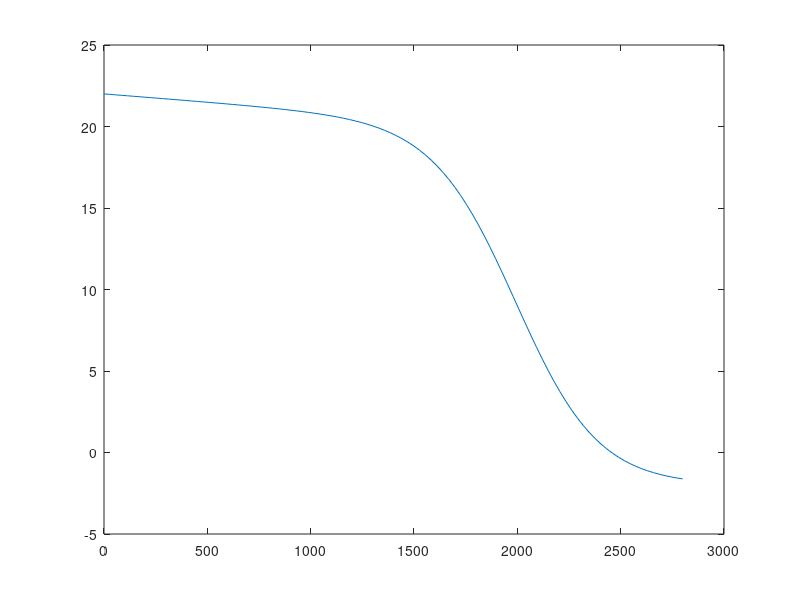

Reproduce this figure in MATLAB. (Note: this script raises an error after producing the figure.)
M = 100;
t = linspace(0, 2800, M);
params = [24, -1e-3, 1e-9, .005, 2000, 2];

f_exp = (params(1) + (params(2) + params(3) * t).* t) ./ ...
                    (1.0 + exp(params(4) * (t-params(5)))) - params(6);

plot(t,f_exp)

input_names = {'a0', 'a1', 'a2', 'b', 't0', 'k'};
bounds.a0 = [1 40];
bounds.a1 = [-1e-4 1e-4];
bounds.a2 = [-1e-8 1e-8];
bounds.b = [0 1];
bounds.t0 = [1000 3000];
bounds.k = [1 10];

setup = CalibSetup(bounds, @cf_bounds);
model_ftilde = ModelE(t, input_names, f_exp, s2='gibbs', elastic=true);
yobs = [f_exp, zeros(1, M)];
setup.addVecExperiments(yobs, model_ftilde, 0.001, 20, ones(1,2*M));
setup.setTemperatureLadder(1.05.^(0:19));
setup.setMCMC(3000,1000,2,10);
out = calibPool(setup);

uu = 2000:2:3000;

theta = tran_unif(squeeze(out.theta(uu,1,:)), setup.bounds_mat, fieldnames(setup.bounds));
ftilde_pred_obs = setup.models{1}.eval(theta);

figure()
theta_native = out.theta_native;
nplots = length(input_names);
ns1 = ceil(sqrt(nplots));
ns2 = round(sqrt(nplots));
for i = 1:nplots
    subplot(ns1, ns2, i)
    plot(theta_native.(input_names{i})(uu))
    theta_native.(input_names{i}) = theta_native.(input_names{i})(uu)';
    title(input_names{i})
end

figure()
parmat_array = zeros(length(uu),numel(input_names));
for i = 1:numel(input_names)
    parmat_array(:,i) = theta_native.(input_names{i});
end
pair_plot(parmat_array, input_names, params);

figure()
plot(t, ftilde_pred_obs(:,1:M)', 'Color', [0.58,0.70,0.75])  %light blue
hold on
plot(t, f_exp, 'k') 
